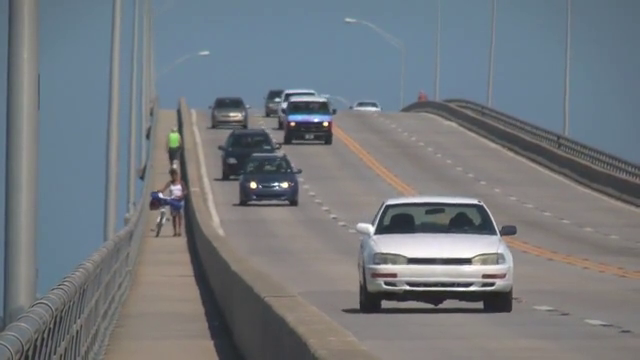
#> input picture frame 91 of videos/slow_traffic_small.mp4, 640 x 360 px, given in place of video.mp4, which was not available
$ python wb.py
#> lines starting #> are read from the running program, lines starting #| are printed output that depends on the picture; pictures that were not available may be replaced by others from this repository, and a replacement may not be noted


input='/media/behnam/behnam/video.mp4'
output='/media/behnam/behnam/output_video.mp4'


import cv2
import numpy as np

# Function to adjust white balance
def simple_white_balance(frame):
    result = cv2.cvtColor(frame, cv2.COLOR_BGR2LAB)
    avg_a = np.average(result[:, :, 1])
    avg_b = np.average(result[:, :, 2])
    result[:, :, 1] = result[:, :, 1] - ((avg_a - 128) * (result[:, :, 0] / 255.0) * 1.1)
    result[:, :, 2] = result[:, :, 2] - ((avg_b - 128) * (result[:, :, 0] / 255.0) * 1.1)
    return cv2.cvtColor(result, cv2.COLOR_LAB2BGR)

# Function to apply median filter
def apply_median_filter(frame, kernel_size=5):
    return cv2.medianBlur(frame, kernel_size)

# Function to resize frame with maintaining the aspect ratio
def resize_frame(image, max_width=1920, max_height=1080):
    height, width = image.shape[:2]
    scale = min(max_width/width, max_height/height)

    new_width = int(width * scale)
    new_height = int(height * scale)

    return cv2.resize(image, (new_width, new_height), interpolation=cv2.INTER_AREA)

# Load your video
cap = cv2.VideoCapture(input)
width = int(cap.get(cv2.CAP_PROP_FRAME_WIDTH))
height = int(cap.get(cv2.CAP_PROP_FRAME_HEIGHT))
fps = cap.get(cv2.CAP_PROP_FPS)


# Define the codec and create VideoWriter object using H.265
fourcc = cv2.VideoWriter_fourcc(*'H', 'E', 'V', 'C')
out = cv2.VideoWriter(output, fourcc, fps, (width * 2, height))  # Double the width for side-by-side
frame_number = 0

while True:
    ret, frame = cap.read()
#> frame is the input picture: shape (360, 640, 3); mean B, G, R 126.6, 121.2, 115.7
    if not ret:
        break

    frame_number += 1
    print(f"Processing frame number: {frame_number}")

    # Adjust white balance
    frame_wb = simple_white_balance(frame)
#> in simple_white_balance, `result = cv2.cvtColor(frame, cv2.COLOR_BGR2LAB)`: result: shape (360, 640, 3); mean of channels 0, 1, 2 128.8, 127.5, 124.4
#> in simple_white_balance, `avg_a = np.average(result[:, :, 1])`: avg_a = 127.5
#> in simple_white_balance, `avg_b = np.average(result[:, :, 2])`: avg_b = 124.4
#> in simple_white_balance, `result[:, :, 2] = result[:, :, 2] - ((avg_b - 128) * (result[:, :, 0] ..`: result: shape (360, 640, 3); mean of channels 0, 1, 2 128.8, 127.5, 126.1

    # Apply median filter
    frame_filtered = apply_median_filter(frame_wb)

    # Concatenate the original and processed frames
    comparison = np.hstack((frame, frame_filtered))
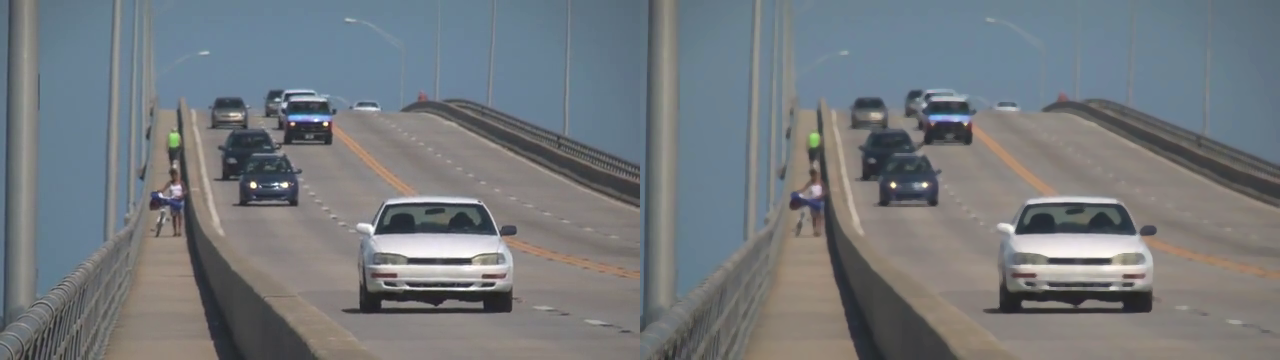
#> comparison: shape (360, 1280, 3); mean B, G, R 125.2, 121.2, 116.4

    # Resize for display
    comparison_display = resize_frame(comparison)

    # Show side by side
    cv2.imshow('Before and After', comparison_display)

        # Write the frame to the output file
    out.write(comparison)

    if cv2.waitKey(1) & 0xFF == ord('q'):  # Press 'q' to quit the video display before it ends
#> (key q is pressed here)
        break

# Release everything if job is finished
cap.release()
cv2.destroyAllWindows()

$ run again, starting later in the video
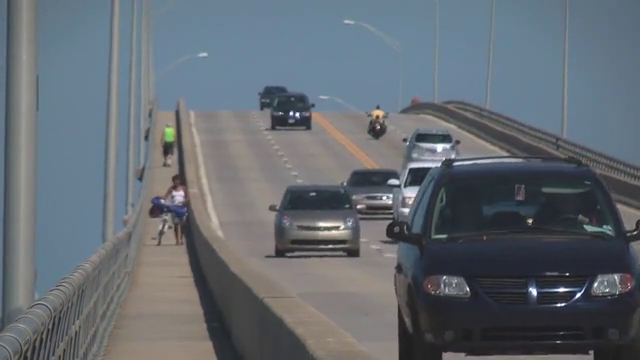
#> input picture frame 411 of videos/slow_traffic_small.mp4, 640 x 360 px, given in place of video.mp4, which was not available
#> frame is the input picture: shape (360, 640, 3); mean B, G, R 113.8, 106.6, 99.3
#> avg_a = 127.2
#> avg_b = 123.1
#> `comparison = np.hstack((frame, frame_filtered))`:
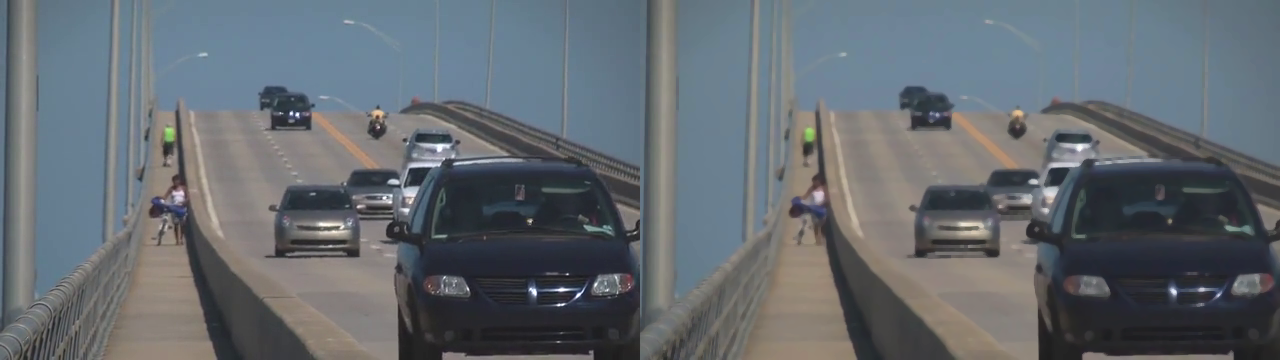
#> comparison: shape (360, 1280, 3); mean B, G, R 112.3, 106.5, 100

$ run again, starting later in the video
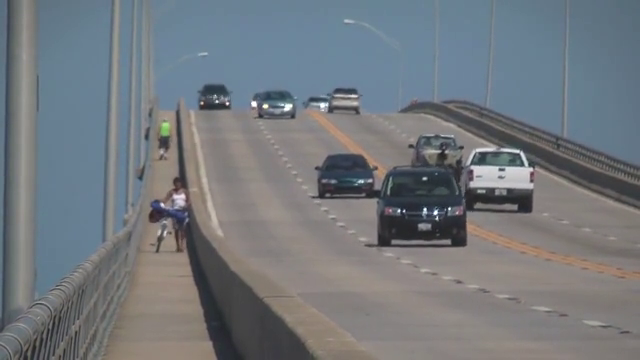
#> input picture frame 731 of videos/slow_traffic_small.mp4, 640 x 360 px, given in place of video.mp4, which was not available
#> frame is the input picture: shape (360, 640, 3); mean B, G, R 125.5, 120.3, 115.1
#> avg_a = 127.5
#> avg_b = 124.6
#> `comparison = np.hstack((frame, frame_filtered))`:
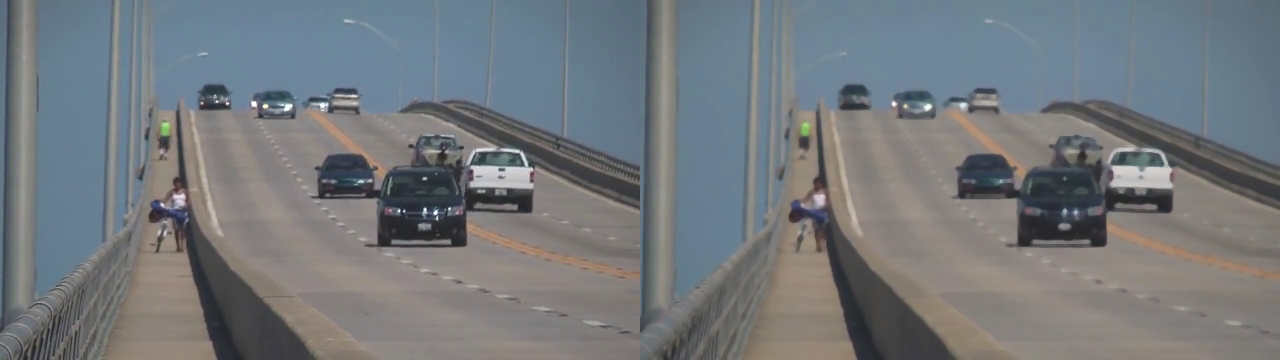
#> comparison: shape (360, 1280, 3); mean B, G, R 124.3, 120.3, 115.8
